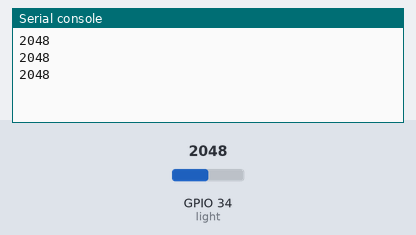
This program was run on a simulated ESP32 board running MicroPython. Parts: the last lines printed to the serial console. Inputs (shaded band) come from the test bench; at power-on: GPIO 34 (light) = 2048 (analog values on the 0–4095 scale).

Above: at 1.2 s.
1.3 s: GPIO 34 (light) set to 2866
At 1.9 s:
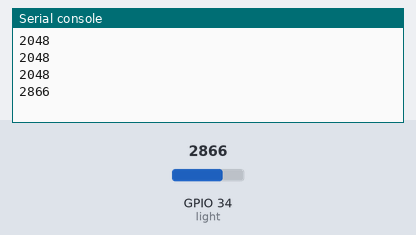
2.8 s: GPIO 34 (light) set to 3603
At 3.4 s:
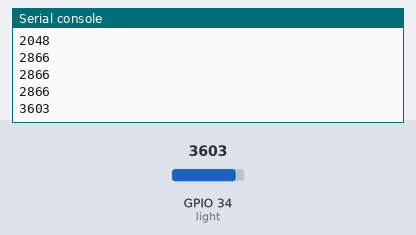
Timing chart, 0 to 5.8 s (numbered marks = the images above; inputs shaded):
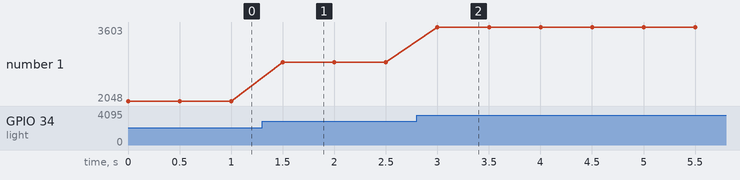

The program:

step1_light_value.py
```python
from machine import Pin, ADC
import time

light = ADC(Pin(34))  # 34번 핀에서 0~4095 값을 읽어요
light.atten(ADC.ATTN_11DB)
light.width(ADC.WIDTH_12BIT)

while True:
    print(light.read())  # 지금 밝기 값 출력
    time.sleep(0.5)
```

Measured:
- after the input at 1.3 s, the serial console: prints a new line after 0.20 s (image 1)
- after the input at 2.8 s, the serial console: prints a new line after 0.20 s (image 2)
- plotted number 1: 2048 → 2866 after the input at 1.3 s, 2866 → 3603 after the input at 2.8 s
